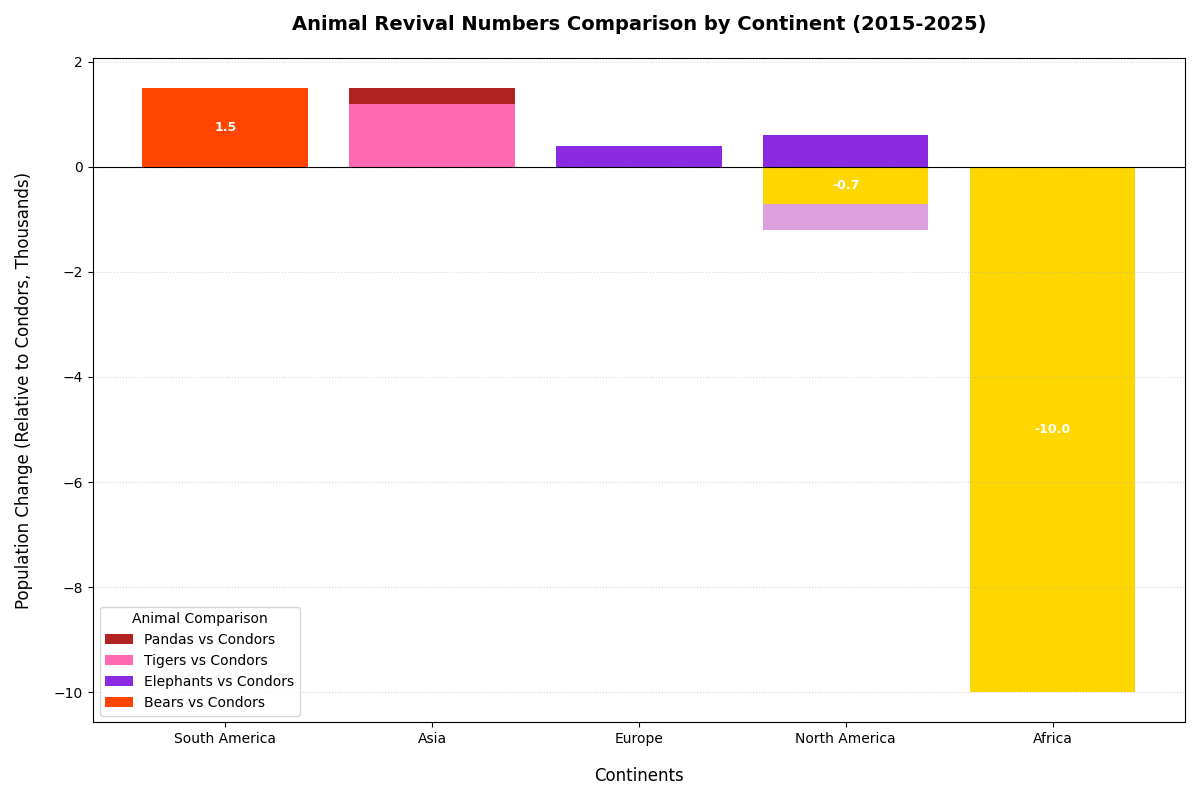

Generate this figure with Python:
import matplotlib.pyplot as plt
import numpy as np

continents = ['South America', 'Asia', 'Europe', 'North America', 'Africa']
animals = ['Condors', 'Pandas', 'Tigers', 'Elephants', 'Bears']

data = [
    [0, 0, 0, 0, 1.5],
    [0, 1.5, 1.2, 0, 0],
    [0, 0, 0, 0.4, 0],
    [1.2, 0, 0, 1.8, 0.5],
    [10, 0.7, 0, 0.2, 0]
]
data_transposed = np.array(data).T

reference_index = 0  # Using 'Condors' as the reference
reference_data = data_transposed[reference_index]

# New set of colors for positive and negative bars
colors_pos = ['#007f7f', '#b22222', '#ff69b4', '#8a2be2', '#ff4500']
colors_neg = ['#afeeee', '#ffb6c1', '#dda0dd', '#c2c2c2', '#ffd700']

fig, ax = plt.subplots(figsize=(12, 8))

for idx, (animal_data, positive_color, negative_color) in enumerate(zip(data_transposed, colors_pos, colors_neg)):
    if idx == reference_index:
        continue
    
    diff_data = animal_data - reference_data
    positive_diff = np.clip(diff_data, 0, None)
    negative_diff = np.clip(diff_data, None, 0)
    
    ax.bar(continents, positive_diff, label=f'{animals[idx]} vs {animals[reference_index]}', color=positive_color)
    ax.bar(continents, negative_diff, color=negative_color)

for continent_idx, (cont_pos, cont_neg) in enumerate(zip(positive_diff, negative_diff)):
    if cont_pos > 0:
        ax.text(continent_idx, cont_pos / 2, f'{cont_pos:.1f}', ha='center', va='center', color='white', fontsize=9, fontweight='bold')
    if cont_neg < 0:
        ax.text(continent_idx, cont_neg / 2, f'{cont_neg:.1f}', ha='center', va='center', color='white', fontsize=9, fontweight='bold')

ax.axhline(0, color='black', linewidth=0.8)
ax.set_title('Animal Revival Numbers Comparison by Continent (2015-2025)', fontsize=14, fontweight='bold', pad=20)
ax.set_xlabel('Continents', fontsize=12, labelpad=15)
ax.set_ylabel('Population Change (Relative to Condors, Thousands)', fontsize=12, labelpad=15)
ax.legend(title='Animal Comparison', loc='best')
ax.yaxis.grid(True, linestyle=':', alpha=0.5)

plt.tight_layout()
plt.show()
